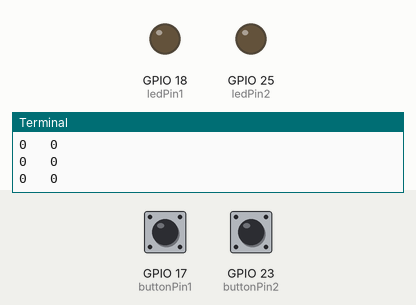
Simulated run of this program. Board: Raspberry Pi (BCM pin numbers). On the bench: output pins drawn as LEDs (lit = HIGH), the last lines printed to the terminal. The inputs (shaded band) are chosen by the test bench; at power-on: GPIO 17 (buttonPin1) LOW, GPIO 23 (buttonPin2) LOW.

Above: at 1.2 s.
1.3 s: GPIO 17 (buttonPin1) pulled HIGH for 0.15 s
At 1.5 s:
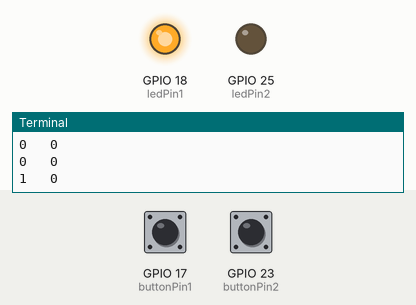
3.1 s: GPIO 23 (buttonPin2) pulled HIGH for 0.15 s
At 3.3 s:
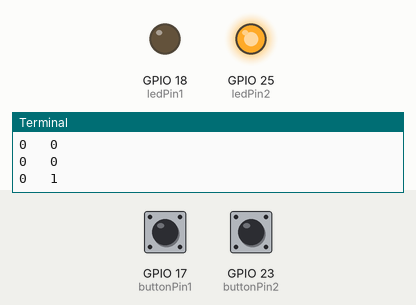
4.9 s: GPIO 23 (buttonPin2) pulled HIGH for 3.2 s
At 8.6 s:
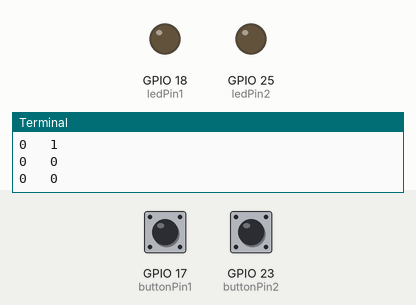
9.7 s: GPIO 17 (buttonPin1) pulled HIGH for 3.2 s
At 11.1 s:
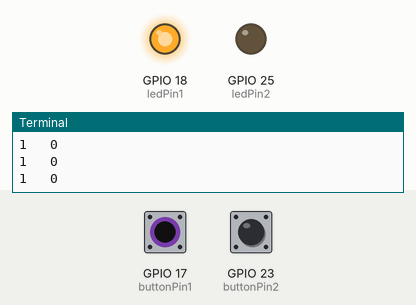
14.5 s: GPIO 17 (buttonPin1) driven HIGH and GPIO 23 (buttonPin2) driven HIGH
At 16.0 s:
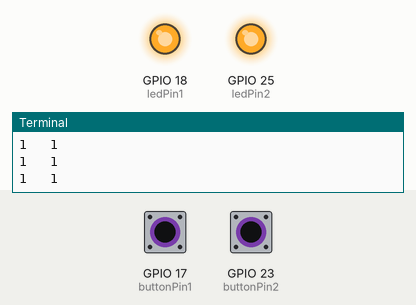
Timing chart, 0 to 17.1 s (numbered marks = the images above; inputs shaded):
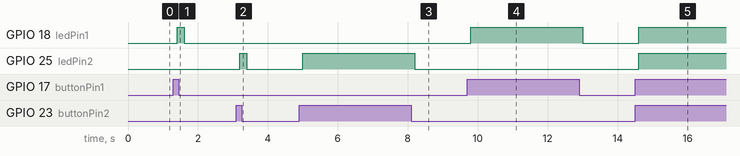

The program:

5.2_ex6.py
```python
#!/usr/bin/env python3
import RPi.GPIO as GPIO
import time
GPIO.setmode(GPIO.BCM)
ledPin1 = 18
ledPin2 = 25
buttonPin1 = 17
buttonPin2 = 23
GPIO.setmode(GPIO.BCM)
GPIO.setup(ledPin1, GPIO.OUT)
GPIO.setup(ledPin2, GPIO.OUT)
GPIO.setup(buttonPin1, GPIO.IN)
GPIO.setup(buttonPin2, GPIO.IN)

try:
    while True:
        print(GPIO.input(buttonPin1), " ", GPIO.input(buttonPin2))
        GPIO.output(ledPin1, GPIO.input(buttonPin1))
        GPIO.output(ledPin2, GPIO.input(buttonPin2))
        time.sleep(0.2)
except KeyboardInterrupt:
    GPIO.cleanup()
    print("\nProgram Exited")
    exit(0)
```

Measured:
- after the input at 1.3 s, GPIO 18 (ledPin1): LOW → HIGH after 0.10 s, → LOW 0.20 s later
- after the input at 3.1 s, GPIO 25 (ledPin2): LOW → HIGH after 0.10 s, → LOW 0.20 s later
- after the input at 4.9 s, GPIO 25 (ledPin2): LOW → HIGH after 0.10 s, → LOW 3.2 s later
- after the input at 9.7 s, GPIO 18 (ledPin1): LOW → HIGH after 0.11 s, → LOW 3.2 s later
- after the input at 14.5 s, GPIO 18 (ledPin1), GPIO 25 (ledPin2): LOW → HIGH after 0.11 s
